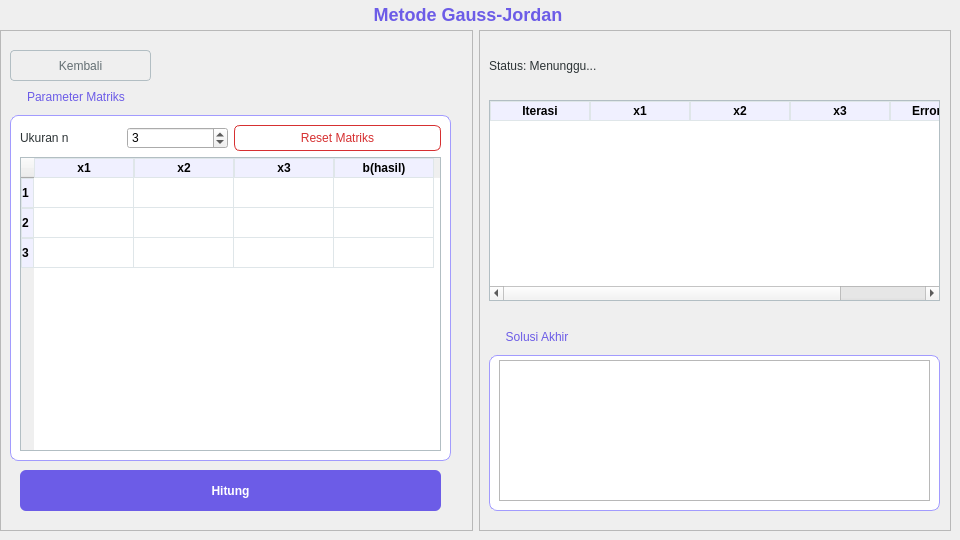
      <widget class="QWidget" name="pageJordan">
       <property name="styleSheet">
        <string notr="true">/* === TEMA JORDAN: UNGU === */

/* Label &amp; Judul */
QLabel { color: #2d3436; }
QLabel#labelJudulJordan {
    font-size: 18px; font-weight: bold; color: #6c5ce7; /* Judul Ungu */
}

/* GroupBox Container */
QGroupBox {
    border: 1px solid #a29bfe; /* Border Ungu Muda */
    border-radius: 8px; margin-top: 25px; background-color: #ffffff;
}
QGroupBox::title {
    subcontrol-origin: margin; left: 15px; color: #6c5ce7; font-weight: bold;
}

/* Tabel */
QTableWidget {
    border: 1px solid #b2bec3; gridline-color: #dfe6e9; selection-background-color: #a29bfe;
}
QHeaderView::section {
    background-color: #f0f0ff; /* Header Ungu Pucat */
    font-weight: bold; border: 1px solid #dfe6e9;
}

/* Tombol Hitung (Spesifik Jordan) */
QPushButton#btnHitungJordan {
    background-color: #6c5ce7; color: white; border-radius: 6px; padding: 8px; font-weight: bold;
}
QPushButton#btnHitungJordan:hover { background-color: #a29bfe; }
QPushButton#btnHitungJordan:pressed { background-color: #0984e3; }

/* Tombol Reset */
QPushButton#btnResetJordan {
    border: 1px solid #d63031; color: #d63031; border-radius: 6px; padding: 5px;
}
QPushButton#btnResetJordan:hover { background-color: #d63031; color: white; }
QPushButton#btnKembaliJordan {
    border: 1px solid #b2bec3; color: #636e72; border-radius: 4px; padding: 4px;
}</string>
       </property>
       <widget class="QLabel" name="labelJudulJordan">
        <property name="geometry">
         <rect>
          <x>160</x>
          <y>0</y>
          <width>616</width>
          <height>29</height>
         </rect>
        </property>
        <property name="font">
         <font>
          <family>Segoe UI</family>
          <pointsize>-1</pointsize>
          <bold>true</bold>
         </font>
        </property>
        <property name="styleSheet">
         <string notr="true"/>
        </property>
        <property name="text">
         <string>Metode Gauss-Jordan</string>
        </property>
        <property name="textFormat">
         <enum>Qt::TextFormat::AutoText</enum>
        </property>
        <property name="alignment">
         <set>Qt::AlignmentFlag::AlignCenter</set>
        </property>
       </widget>
       <widget class="QWidget" name="layoutWidget_4">
        <property name="geometry">
         <rect>
          <x>0</x>
          <y>30</y>
          <width>951</width>
          <height>501</height>
         </rect>
        </property>
        <layout class="QHBoxLayout" name="horizontalLayout_20">
         <item>
          <widget class="QFrame" name="frame_15">
           <property name="frameShape">
            <enum>QFrame::Shape::StyledPanel</enum>
           </property>
           <property name="frameShadow">
            <enum>QFrame::Shadow::Raised</enum>
           </property>
           <widget class="QGroupBox" name="groupBox_13">
            <property name="geometry">
             <rect>
              <x>10</x>
              <y>60</y>
              <width>441</width>
              <height>371</height>
             </rect>
            </property>
            <property name="title">
             <string>Parameter Matriks</string>
            </property>
            <layout class="QVBoxLayout" name="verticalLayout_21">
             <item>
              <layout class="QHBoxLayout" name="horizontalLayout_21">
               <item>
                <layout class="QHBoxLayout" name="horizontalLayout_22">
                 <item>
                  <widget class="QLabel" name="label_17">
                   <property name="text">
                    <string>Ukuran n</string>
                   </property>
                  </widget>
                 </item>
                 <item>
                  <widget class="QSpinBox" name="spinOrdeJordan">
                   <property name="value">
                    <number>3</number>
                   </property>
                  </widget>
                 </item>
                </layout>
               </item>
               <item>
                <widget class="QPushButton" name="btnResetJordan">
                 <property name="text">
                  <string>Reset Matriks</string>
                 </property>
                </widget>
               </item>
              </layout>
             </item>
             <item>
              <widget class="QTableWidget" name="tableInputJordan">
               <row/>
               <row/>
               <row/>
               <column>
                <property name="text">
                 <string>x1</string>
                </property>
               </column>
               <column>
                <property name="text">
                 <string>x2</string>
                </property>
               </column>
               <column>
                <property name="text">
                 <string>x3</string>
                </property>
               </column>
               <column>
                <property name="text">
                 <string>b(hasil)</string>
                </property>
               </column>
              </widget>
             </item>
            </layout>
           </widget>
           <widget class="QPushButton" name="btnKembaliJordan">
            <property name="geometry">
             <rect>
              <x>10</x>
              <y>20</y>
              <width>141</width>
              <height>31</height>
             </rect>
            </property>
            <property name="text">
             <string>Kembali</string>
            </property>
           </widget>
           <widget class="QPushButton" name="btnHitungJordan">
            <property name="geometry">
             <rect>
              <x>20</x>
              <y>440</y>
              <width>421</width>
              <height>41</height>
             </rect>
            </property>
            <property name="text">
             <string>Hitung</string>
            </property>
           </widget>
          </widget>
         </item>
         <item>
          <widget class="QFrame" name="frame_16">
           <property name="frameShape">
            <enum>QFrame::Shape::StyledPanel</enum>
           </property>
           <property name="frameShadow">
            <enum>QFrame::Shadow::Raised</enum>
           </property>
           <widget class="QTableWidget" name="tableHasilJordan">
            <property name="geometry">
             <rect>
              <x>10</x>
              <y>70</y>
              <width>451</width>
              <height>201</height>
             </rect>
            </property>
            <property name="editTriggers">
             <set>QAbstractItemView::EditTrigger::NoEditTriggers</set>
            </property>
            <property name="alternatingRowColors">
             <bool>true</bool>
            </property>
            <property name="selectionBehavior">
             <enum>QAbstractItemView::SelectionBehavior::SelectRows</enum>
            </property>
            <column>
             <property name="text">
              <string>Iterasi</string>
             </property>
            </column>
            <column>
             <property name="text">
              <string>x1</string>
             </property>
            </column>
            <column>
             <property name="text">
              <string>x2</string>
             </property>
            </column>
            <column>
             <property name="text">
              <string>x3</string>
             </property>
            </column>
            <column>
             <property name="text">
              <string>Error Max</string>
             </property>
            </column>
           </widget>
           <widget class="QLabel" name="labelStatusJordan">
            <property name="geometry">
             <rect>
              <x>10</x>
              <y>20</y>
              <width>431</width>
              <height>31</height>
             </rect>
            </property>
            <property name="text">
             <string>Status: Menunggu...</string>
            </property>
           </widget>
           <widget class="QGroupBox" name="groupBox_15">
            <property name="geometry">
             <rect>
              <x>10</x>
              <y>300</y>
              <width>451</width>
              <height>181</height>
             </rect>
            </property>
            <property name="title">
             <string>Solusi Akhir</string>
            </property>
            <widget class="QTextEdit" name="txtSolusiJordan">
             <property name="geometry">
              <rect>
               <x>10</x>
               <y>30</y>
               <width>431</width>
               <height>141</height>
              </rect>
             </property>
             <property name="readOnly">
              <bool>true</bool>
             </property>
            </widget>
           </widget>
          </widget>
         </item>
        </layout>
       </widget>
      </widget>
